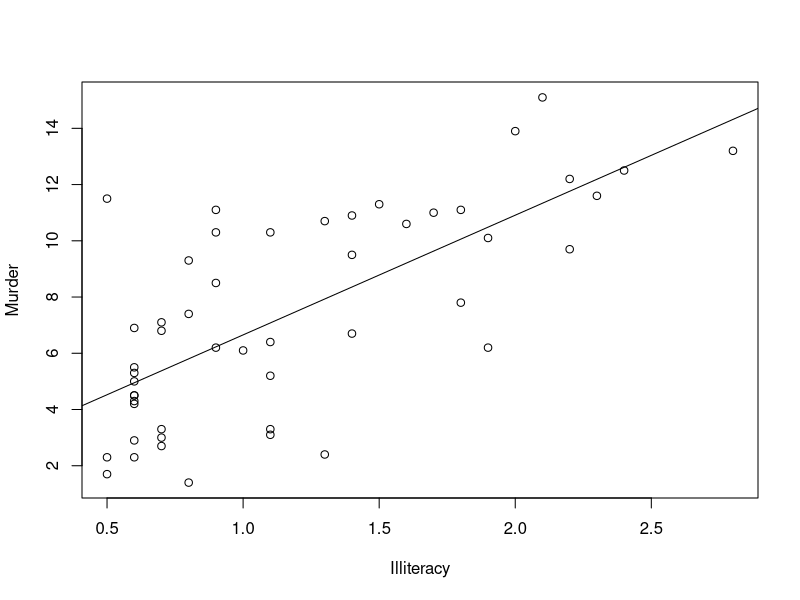
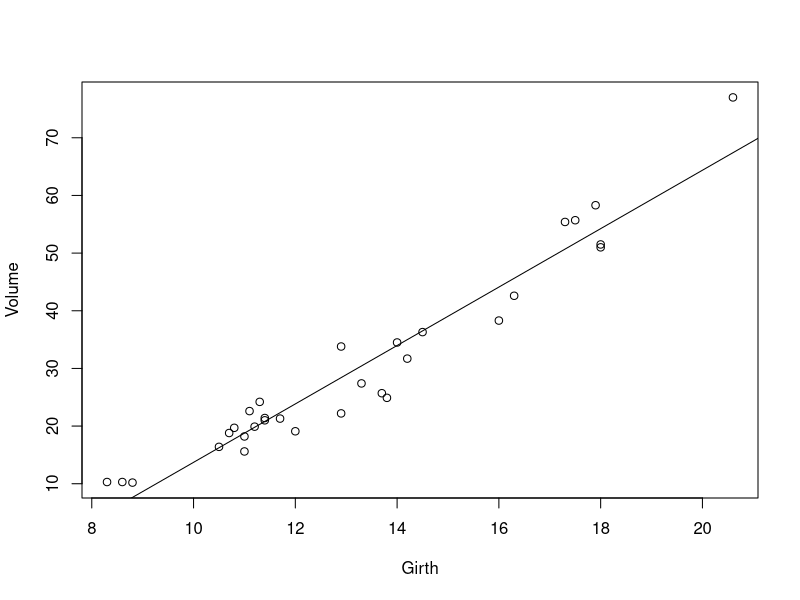
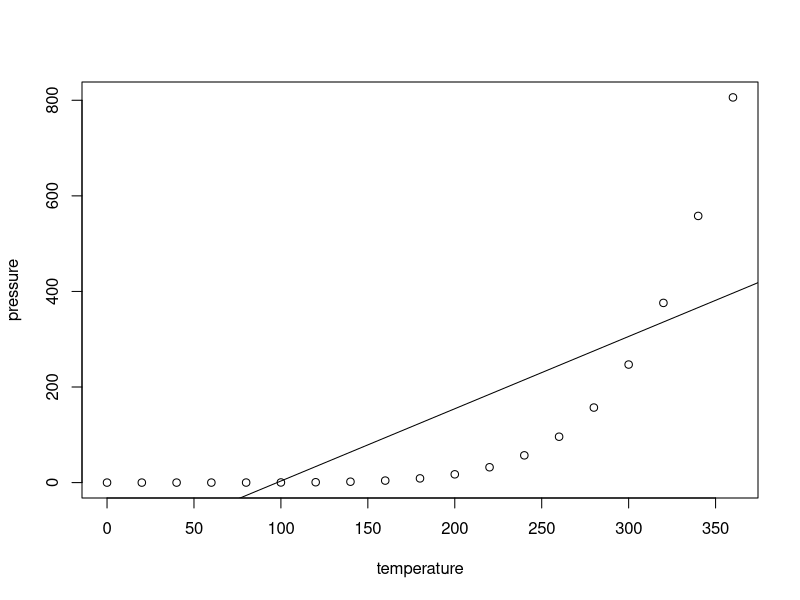

Recreate these plots in R, in order.
#
# day14_answer.R
#
# 단순선형 회귀분석 실습
#
#문1)
#   state.x77 데이터셋에서 문맹률(Illiteracy)을 이용해 범죄율(Murder)을 예측
#   하는 단순선형 회귀모델을 만드시오. 그리고 문맹률이 0.5, 1.0, 1.5일 때 범
#   죄율을 예측하여 보시오.
str( state.x77 )
head( state.x77 )

state.x77_df <- data.frame( state.x77 )
str( state.x77_df )
head( state.x77_df )

state.x77_model <- lm( Murder~Illiteracy , data = state.x77_df )
plot( Murder~Illiteracy , data = state.x77_df )
abline( state.x77_model )

coef( state.x77_model )
summary( state.x77_model )


# LM에서는 기본적으로 Y는 X에 영향을 받지 않는다. 0.05보다 작으면 귀무가설을 기각하고 대립가설을 선택한다.


# 회귀식
Murder = 4.257457 * state.x77_df$Illiteracy + 2.396776               # 기울기 W 뒤가 절편값 
Murder
fitted( state.x77_model )   # 회기식에 따른 예측값. 
residuals( state.x77_model ) # 차. 예측값과 실제값의 차이.  

# 범죄율 예측
Illiteracy_df <- data.frame( Illiteracy = c( 0.5, 1.0, 1.5 ) )   
Murder_pred <- predict( state.x77_model, Illiteracy_df )
Murder_pred

#문맹률 0.5 : 4.525504
#문맹률 1.0 : 6.654232
#문맹률 1.5 : 8.782961

#문2)
#   trees 데이터셋에서 나무둘레(Girth)로 나무의 볼륨(Volume)을 예측하는 단
#   선형 회귀모델을 만드시오. 그리고 나무 둘레가 8.5, 9.0, 9.5일 때, 나무의
#   볼륨(Volume)을 예측하여 보시오.
str( trees )
head( trees )

trees_model <- lm( Volume~Girth , data = trees )
plot( Volume~Girth , data = trees )
abline( trees_model )

coef( trees_model )
summary( trees_model )

# 회귀식
Volume = 5.065856 * trees$Girth - 36.943459
Volume
fitted( trees_model )
residuals( trees_model )

# 볼륨 예측
Grith_df <- data.frame( Girth = c( 8.5, 9.0, 9.5 ) )
Volume_pred <- predict( trees_model, Grith_df )
Volume_pred

#나무 둘레 8.5 : 6.116320
#나무 둘레 9.0 : 8.649249
#나무 둘레 9.5 : 11.182177

#문3) 
#   pressure 데이터셋에서 온도(temperature)로 기압(pressure)을 예측하는 단
#   순선형 회귀모델을 만드시오. 그리고 온도가 65, 95, 155일 때 기압을 예측
#   하여 보시오.
data( pressure )

str( pressure )
head( pressure )

pressure_model <- lm( pressure~temperature , data = pressure )
plot( pressure~temperature , data = pressure )
abline( pressure_model )

coef( pressure_model )
summary( pressure_model )

# 회귀식
pressure = 1.51242 * pressure$temperature -147.89887
pressure
fitted( pressure_model )
residuals( pressure_model )

# 기압 예측
temperature_df <- data.frame( temperature = c( 65, 95, 155 ) )
pressure_pred <- predict( pressure_model, temperature_df )
pressure_pred

#온도 65 : -49.591581
#온도 95 : -4.218984
#온도 155 : 86.526208
